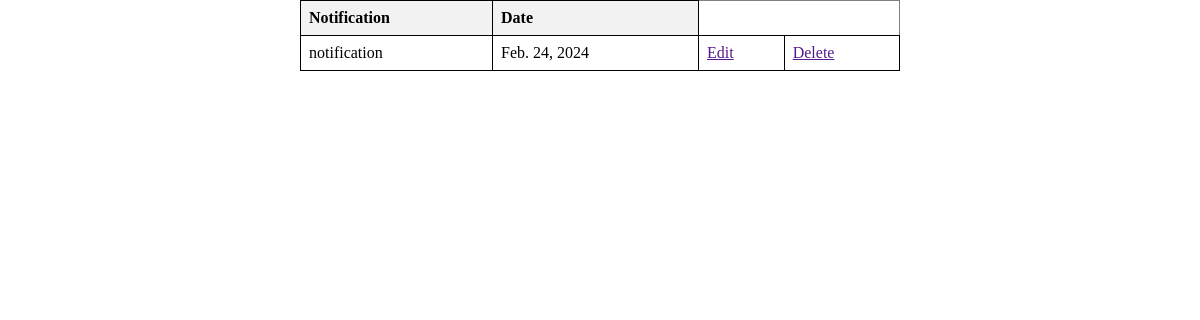
Page /view_notification/ on the earlier database version.
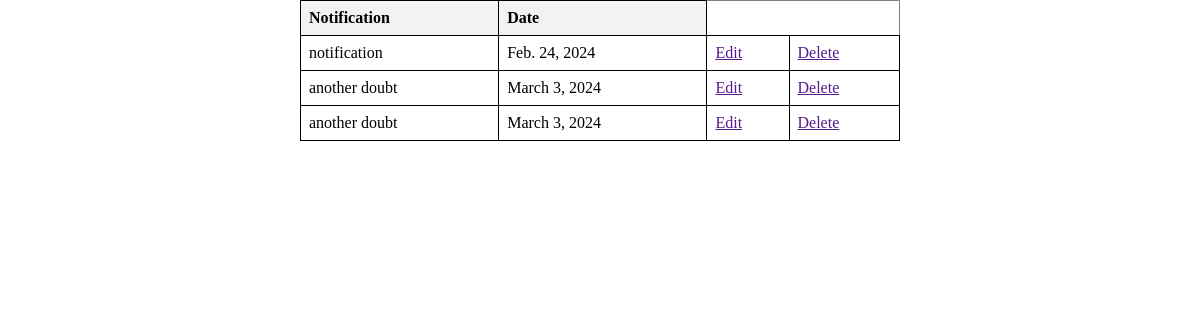
Same page on the later database version.
### signapp/models.py (models this page shows)
class TableOfNotifications(models.Model):
    notification_id = models.AutoField(primary_key=True)
    notification = models.CharField(max_length=70)
    current_date = models.DateField(null=True)

### signapp/views.py (the view)
# urls.py: path('view_notification/', views.view_notification, name='view_notification'),
def view_notification(request):
    my_models = TableOfNotifications.objects.all()
    return render(request, 'view_notification.html', {'my_models': my_models})

### signapp/templates/view_notification.html (shortened to what this page needs)
<!DOCTYPE html>
<html lang="en">
  <head>
  </head>
  <body>
    <table border="1">
      <tr>
        <th>Notification</th>
        <th>Date</th>
      </tr>
      {% for my_models in my_models %}
      <tr>
        <td>{{ my_models.notification }}</td>
        <td>{{ my_models.current_date }}</td>
        <td>
          <a href="">Edit</a>
        </td>
        <td>
          <a href="">Delete</a>
        </td>
      </tr>
      {% endfor %}
    </table>
  </body>
</html>

### signapp/templates/view_notification.html (style rules this page uses)
body { display: flex; justify-content: center; margin: 0; }
table { border-collapse: collapse; width: 50%; }
th, td { border: 1px solid black; padding: 8px; text-align: left; }
th { background-color: #f2f2f2; }

Differences in the rows shown:
added TableOfNotifications: notification "another doubt", current_date "March 3, 2024"
added TableOfNotifications: notification "another doubt", current_date "March 3, 2024"
